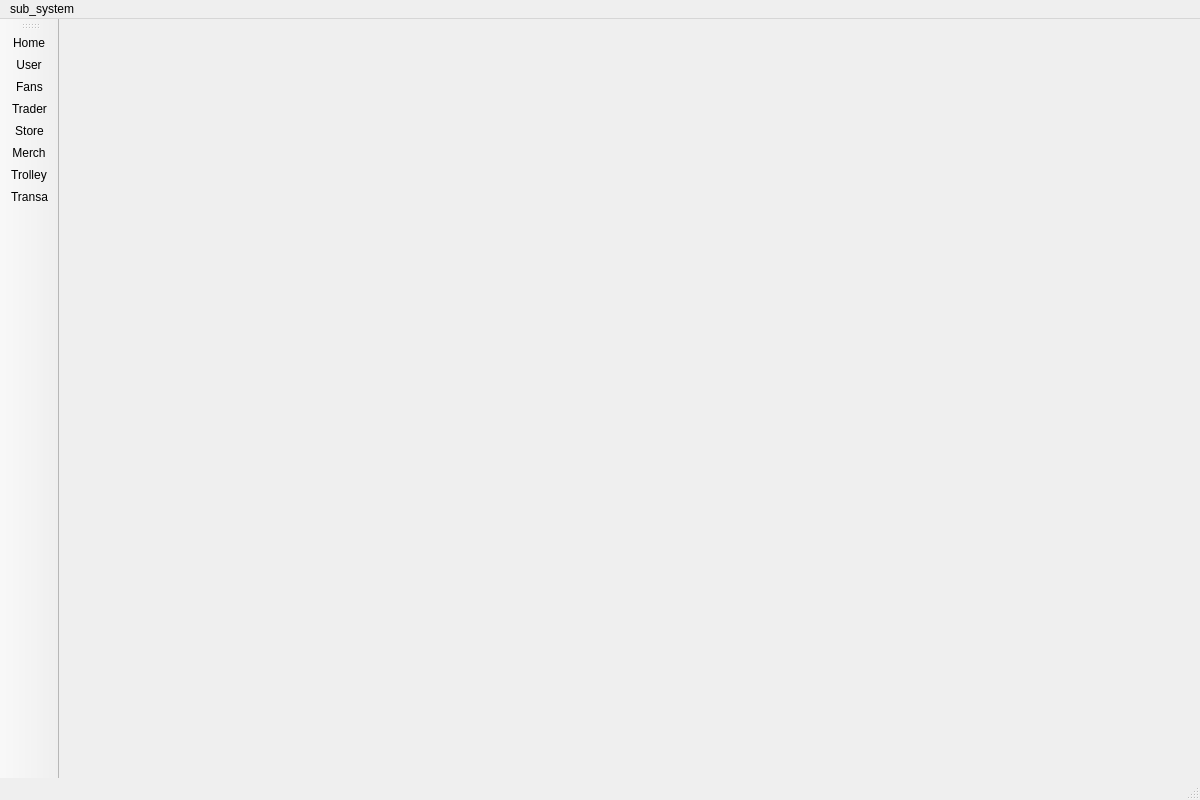
<?xml version="1.0" encoding="UTF-8"?>
<ui version="4.0">
 <class>MainWindow</class>
 <widget class="QMainWindow" name="MainWindow">
  <property name="geometry">
   <rect>
    <x>0</x>
    <y>0</y>
    <width>1200</width>
    <height>800</height>
   </rect>
  </property>
  <property name="maximumSize">
   <size>
    <width>1210</width>
    <height>810</height>
   </size>
  </property>
  <property name="windowTitle">
   <string>MainWindow</string>
  </property>
  <widget class="QWidget" name="centralWidget">
   <layout class="QGridLayout" name="gridLayout">
    <item row="0" column="0">
     <widget class="QStackedWidget" name="stackedWidget">
      <property name="currentIndex">
       <number>8</number>
      </property>
      <widget class="QWidget" name="page_Login">
       <layout class="QGridLayout" name="gridLayout_2">
        <item row="0" column="0">
         <widget class="LoginForm" name="widget_0" native="true"/>
        </item>
       </layout>
      </widget>
      <widget class="QWidget" name="page_home">
       <layout class="QGridLayout" name="gridLayout_3">
        <item row="0" column="0">
         <widget class="QWidget" name="widget_1" native="true"/>
        </item>
       </layout>
      </widget>
      <widget class="QWidget" name="page_User">
       <layout class="QGridLayout" name="gridLayout_8">
        <item row="0" column="0">
         <widget class="UserForm" name="widget_2" native="true"/>
        </item>
       </layout>
      </widget>
      <widget class="QWidget" name="page_Fans">
       <layout class="QGridLayout" name="gridLayout_4">
        <item row="0" column="0">
         <widget class="FansForm" name="widget_3" native="true"/>
        </item>
       </layout>
      </widget>
      <widget class="QWidget" name="page_Trader">
       <layout class="QGridLayout" name="gridLayout_10">
        <item row="0" column="0">
         <widget class="TraderForm" name="widget_4" native="true"/>
        </item>
       </layout>
      </widget>
      <widget class="QWidget" name="page_Store">
       <layout class="QGridLayout" name="gridLayout_9">
        <item row="0" column="0">
         <widget class="StoreForm" name="widget_5" native="true"/>
        </item>
       </layout>
      </widget>
      <widget class="QWidget" name="page_Merch">
       <layout class="QGridLayout" name="gridLayout_7">
        <item row="0" column="0">
         <widget class="MerchForm" name="widget_6" native="true"/>
        </item>
       </layout>
      </widget>
      <widget class="QWidget" name="page_Trolley">
       <layout class="QGridLayout" name="gridLayout_6">
        <item row="0" column="0">
         <widget class="TrolleyForm" name="widget_7" native="true"/>
        </item>
       </layout>
      </widget>
      <widget class="QWidget" name="page_Transa">
       <layout class="QGridLayout" name="gridLayout_5">
        <item row="0" column="0">
         <widget class="TranForm" name="widget_8" native="true"/>
        </item>
       </layout>
      </widget>
     </widget>
    </item>
   </layout>
  </widget>
  <widget class="QMenuBar" name="menuBar">
   <property name="geometry">
    <rect>
     <x>0</x>
     <y>0</y>
     <width>1200</width>
     <height>26</height>
    </rect>
   </property>
   <widget class="QMenu" name="menuUser_info">
    <property name="title">
     <string>sub_system</string>
    </property>
    <addaction name="actionUser"/>
    <addaction name="actionFans"/>
    <addaction name="actionTrader"/>
    <addaction name="actionStore"/>
    <addaction name="actionMerch"/>
    <addaction name="actionTrolley"/>
    <addaction name="actionTransa"/>
    <addaction name="actionHome"/>
   </widget>
   <addaction name="menuUser_info"/>
  </widget>
  <widget class="QToolBar" name="mainToolBar">
   <property name="contextMenuPolicy">
    <enum>Qt::DefaultContextMenu</enum>
   </property>
   <property name="allowedAreas">
    <set>Qt::AllToolBarAreas</set>
   </property>
   <property name="orientation">
    <enum>Qt::Vertical</enum>
   </property>
   <property name="iconSize">
    <size>
     <width>60</width>
     <height>60</height>
    </size>
   </property>
   <property name="toolButtonStyle">
    <enum>Qt::ToolButtonTextUnderIcon</enum>
   </property>
   <attribute name="toolBarArea">
    <enum>LeftToolBarArea</enum>
   </attribute>
   <attribute name="toolBarBreak">
    <bool>false</bool>
   </attribute>
   <addaction name="actionHome"/>
   <addaction name="actionUser"/>
   <addaction name="actionFans"/>
   <addaction name="actionTrader"/>
   <addaction name="actionStore"/>
   <addaction name="actionMerch"/>
   <addaction name="actionTrolley"/>
   <addaction name="actionTransa"/>
  </widget>
  <widget class="QStatusBar" name="statusBar"/>
  <action name="actionUser">
   <property name="icon">
    <iconset resource="icons.qrc">
     <normaloff>:/icons/icon_06.png</normaloff>:/icons/icon_06.png</iconset>
   </property>
   <property name="text">
    <string>User</string>
   </property>
  </action>
  <action name="actionFans">
   <property name="icon">
    <iconset resource="icons.qrc">
     <normaloff>:/icons/icon_14.png</normaloff>:/icons/icon_14.png</iconset>
   </property>
   <property name="text">
    <string>Fans</string>
   </property>
  </action>
  <action name="actionTrader">
   <property name="icon">
    <iconset resource="icons.qrc">
     <normaloff>:/icons/icon_04.png</normaloff>:/icons/icon_04.png</iconset>
   </property>
   <property name="text">
    <string>Trader</string>
   </property>
  </action>
  <action name="actionStore">
   <property name="icon">
    <iconset resource="icons.qrc">
     <normaloff>:/icons/icon_34.png</normaloff>:/icons/icon_34.png</iconset>
   </property>
   <property name="text">
    <string>Store</string>
   </property>
  </action>
  <action name="actionMerch">
   <property name="icon">
    <iconset resource="icons.qrc">
     <normaloff>:/icons/icon_61.png</normaloff>:/icons/icon_61.png</iconset>
   </property>
   <property name="text">
    <string>Merch</string>
   </property>
  </action>
  <action name="actionTransa">
   <property name="icon">
    <iconset resource="icons.qrc">
     <normaloff>:/icons/icon_51.png</normaloff>:/icons/icon_51.png</iconset>
   </property>
   <property name="text">
    <string>Transa</string>
   </property>
  </action>
  <action name="actionTrolley">
   <property name="icon">
    <iconset resource="icons.qrc">
     <normaloff>:/icons/icon_56.png</normaloff>:/icons/icon_56.png</iconset>
   </property>
   <property name="text">
    <string>Trolley</string>
   </property>
  </action>
  <action name="actionHome">
   <property name="icon">
    <iconset resource="icons.qrc">
     <normaloff>:/icons/icon_64.png</normaloff>:/icons/icon_64.png</iconset>
   </property>
   <property name="text">
    <string>Home</string>
   </property>
  </action>
 </widget>
 <layoutdefault spacing="6" margin="11"/>
 <customwidgets>
  <customwidget>
   <class>LoginForm</class>
   <extends>QWidget</extends>
   <header>loginform.h</header>
   <container>1</container>
  </customwidget>
  <customwidget>
   <class>UserForm</class>
   <extends>QWidget</extends>
   <header>userform.h</header>
   <container>1</container>
  </customwidget>
  <customwidget>
   <class>FansForm</class>
   <extends>QWidget</extends>
   <header>fansform.h</header>
   <container>1</container>
  </customwidget>
  <customwidget>
   <class>TraderForm</class>
   <extends>QWidget</extends>
   <header>traderform.h</header>
   <container>1</container>
  </customwidget>
  <customwidget>
   <class>StoreForm</class>
   <extends>QWidget</extends>
   <header>storeform.h</header>
   <container>1</container>
  </customwidget>
  <customwidget>
   <class>MerchForm</class>
   <extends>QWidget</extends>
   <header>merchform.h</header>
   <container>1</container>
  </customwidget>
  <customwidget>
   <class>TrolleyForm</class>
   <extends>QWidget</extends>
   <header>trolleyform.h</header>
   <container>1</container>
  </customwidget>
  <customwidget>
   <class>TranForm</class>
   <extends>QWidget</extends>
   <header>tranform.h</header>
   <container>1</container>
  </customwidget>
 </customwidgets>
 <resources>
  <include location="icons.qrc"/>
 </resources>
 <connections/>
</ui>
